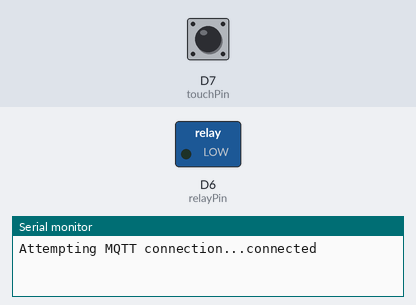
Bench run of a sketch on a simulated ESP8266 (NodeMCU). Parts: switched loads named in the sketch (green lamp = pin HIGH), the last lines printed to the serial monitor. Inputs (shaded band) come from the test bench; at power-on: D7 (touchPin) LOW. WiFi joins after 1.5 s; servers stay silent unless stated; random numbers use the default seed unless the sketch sets one; no MQTT or app messages arrive unless stated.

Above: at 2.7 s.
2.8 s: D7 (touchPin) pulled HIGH for 0.15 s
At 3.3 s:
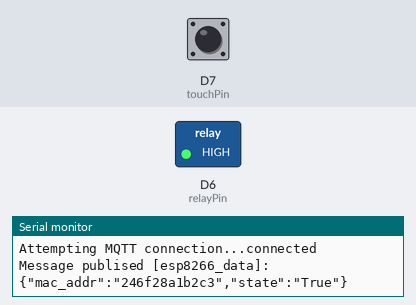
5.9 s: D7 (touchPin) pulled HIGH for 1 s
At 6.9 s:
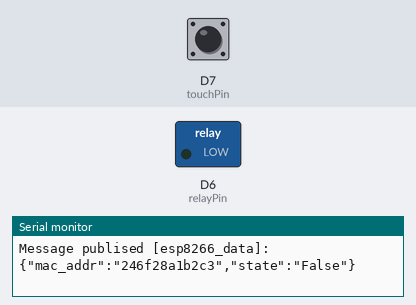
8.4 s: D7 (touchPin) pulled HIGH for 3.2 s
At 8.7 s:
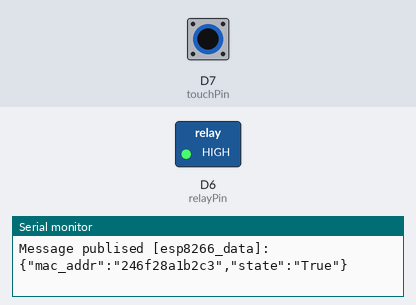
Timing chart, 0 to 11.4 s (numbered marks = the images above; inputs shaded):
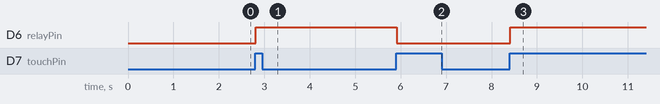

Measured:
- after the input at 2.8 s, D6 (relayPin): LOW → HIGH at once
- after the input at 5.9 s, D6 (relayPin): HIGH → LOW at once
- after the input at 8.4 s, D6 (relayPin): LOW → HIGH at once

The sketch:

mqtt.ino
```cpp
#include <ESP8266WiFi.h>
#include <ArduinoJson.h>
#include <PubSubClient.h>
#include <WiFiClientSecure.h>
#include <WiFiManager.h>

const char* ssid = "naser";
const char* password = "M@7924226555";
const char* mqtt_server = "85a4979f4e39416e9fabd326a49b02a6.s1.eu.hivemq.cloud";
const char* mqtt_username = "hqttt";
const char* mqtt_password = "Aa1AAAAA";
const int mqtt_port =8883;

bool isTouched = false;
int relayPin = D6;
int touchPin = D7;
bool lastTouchState = LOW;
String state;

WiFiClientSecure espClient;
WiFiManager wifiManager;
PubSubClient client(espClient);
unsigned long lastMsg = 0;
#define MSG_BUFFER_SIZE (50)
char msg[MSG_BUFFER_SIZE];
String Message;


void reconnect() {
  // Loop until we're reconnected
  while (!client.connected()) {
    Serial.print("Attempting MQTT connection...");
    String clientId = "ESP8266Client-";   // Create a random client ID
    clientId += String(random(0xffff), HEX);
    // Attempt to connect
    if (client.connect(clientId.c_str(), mqtt_username, mqtt_password)) {
      Serial.println("connected");

      client.subscribe("esp8266_data");   // subscribe the topics here

    } else {
      Serial.print("failed, rc=");
      Serial.print(client.state());
      Serial.println(" try again in 2 seconds");   // Wait 5 seconds before retrying
      delay(2000);
    }
  }
}

void callback(char* topic, byte* payload, unsigned int length) {
  String incomingMessage = "";
  for (int i = 0; i < length; i++) {
    incomingMessage += (char)payload[i];
  }
  Message = incomingMessage;

  Serial.println("Message arrived [" + String(topic) + "]: " + incomingMessage);

}

void publishMessage(const char* topic, String payload , boolean retained){
  if (client.publish(topic, payload.c_str(), true))
      Serial.println("Message publised ["+String(topic)+"]: "+payload);
}

String readMACaddr() {
  int i;
  uint8_t macBin[6];
  String macStr;
  String byt;
  WiFi.macAddress(macBin);
  for (i = 0; i < 6; i++) {
    byt = String(macBin[i], HEX);
    macStr = byt.length() == 1 ? macStr + "0" + byt : macStr + byt;
  }
  return macStr;
}

bool getStateForMacAddr(const String& jsonStr, const String& macAddr) {
  // Parse the JSON string
  DynamicJsonDocument doc(1024);
  deserializeJson(doc, jsonStr);

  // Get the JSON array
  JsonArray jsonArray = doc.as<JsonArray>();

  // Print the size of the array
  Serial.println("Array size: " + String(jsonArray.size()));

  // Iterate through the JSON array
  for (int i = 0; i < jsonArray.size(); i++) {
    // Access the current object in the array
    JsonObject obj = jsonArray[i];

    // Check if the "name" field matches the target MAC address
    String currentMac = obj["mac_addr"].as<String>();
    Serial.println("Checking MAC address in JSON: " + macAddr);

    if (currentMac == macAddr) {
      // Return the corresponding state
      Serial.print("MAC address found in the JSON: ");
      Serial.print(currentMac);
      Serial.print(" State: ");
      Serial.println(obj["state"].as<String>());
      return obj["state"].as<bool>();
    }
  }

  // Return false if the MAC address is not found in the JSON
  Serial.println("MAC address is not found in the JSON");
  return false;
}

String getValueFromJSON(String jsonString, String key) {
  // Parse the JSON string
  DynamicJsonDocument jsonBuffer(256); // Adjust the buffer size according to your JSON string size
  deserializeJson(jsonBuffer, jsonString);

  // Extract the value based on the key
  if (jsonBuffer.containsKey(key)) {
    if (jsonBuffer[key].is<bool>()) {
      // If the value is boolean, return it as a string
      return jsonBuffer[key].as<String>();
    } else {
      // If the value is not boolean, return it as usual
      return jsonBuffer[key];
    }
  } else {
    return ""; // Key not found
  }
}

String makeLowercase(String str) {
  String result = "";

  // Loop through each character in the string
  for (int i = 0; i < str.length(); i++) {
    // Convert each character to lowercase and append it to the result string
    result += tolower(str.charAt(i));
  }

  return result;
}

void setup() {
  Serial.begin(9600);
  pinMode(relayPin, OUTPUT);
  pinMode(touchPin, INPUT);
  wifiManager.autoConnect("switch", "password");
  while (!Serial) delay(1);
  espClient.setInsecure();
  client.setServer(mqtt_server, mqtt_port);
  client.setCallback(callback);
}

void loop() {
  int touchState = digitalRead(touchPin);

  if (!client.connected()) reconnect(); // check if client is connected
  client.loop();

  if (touchState == HIGH && lastTouchState == LOW) {
    isTouched = !isTouched;  // Toggle the touch state

    // Make a GET request to your localhost server
    String macAddr = readMACaddr();
    if(isTouched) {
      state = "True";
    } else {
      state = "False";
    }

    DynamicJsonDocument doc(1024);
    char mqtt_message[128];

    doc["mac_addr"] = readMACaddr();
    doc["state"] = state;


    serializeJson(doc, mqtt_message);

    publishMessage("esp8266_data", mqtt_message, true);
  }
  Message.toLowerCase();
  if(Message != "") {
    String parsed_mac_addr = getValueFromJSON(Message, "mac_addr");
    Serial.print(parsed_mac_addr + "==" + readMACaddr() + " ( " + Message + " ) ");
    if(parsed_mac_addr == readMACaddr()) {
      state = getValueFromJSON(Message, "state");
      Serial.println(state);
      if (state == "true") {
          isTouched = true;
      } else if (state == "false") {
          isTouched = false;
      }
    }
  }
  Message = "";
  digitalWrite(relayPin, isTouched);
  lastTouchState = touchState;
}
```
